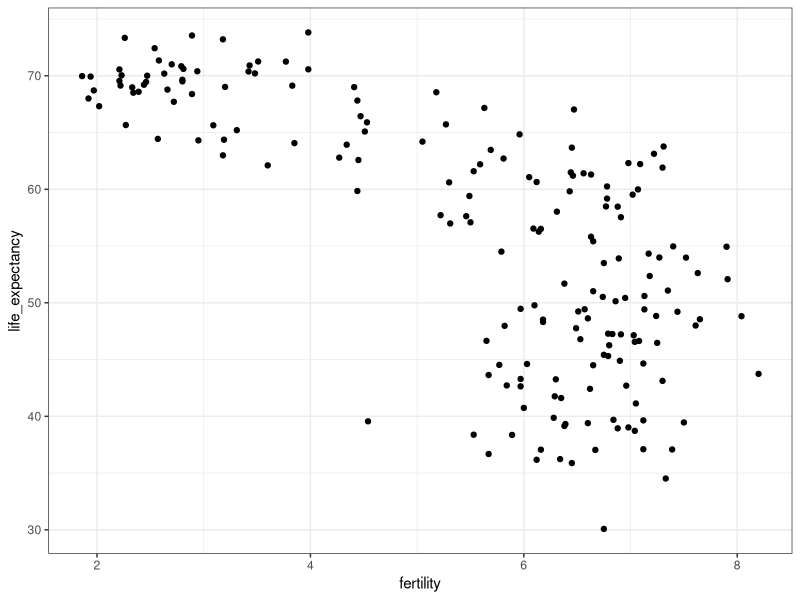
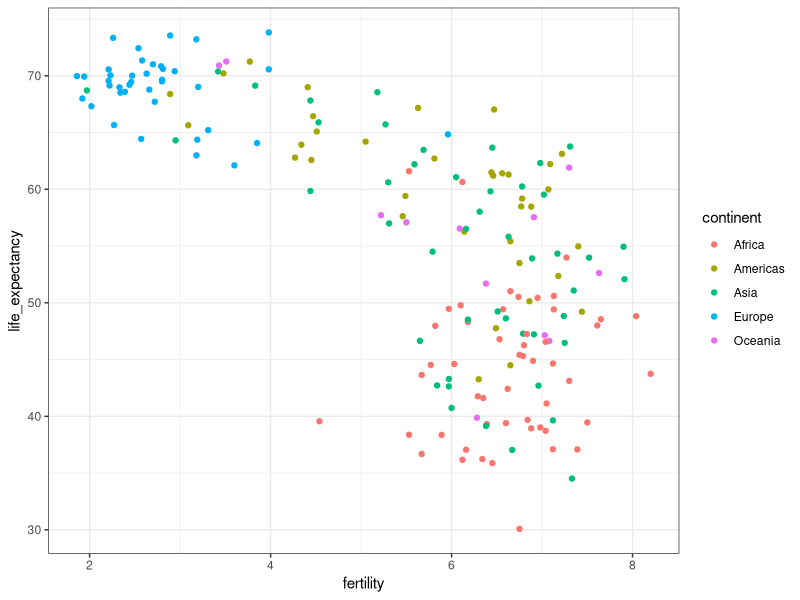
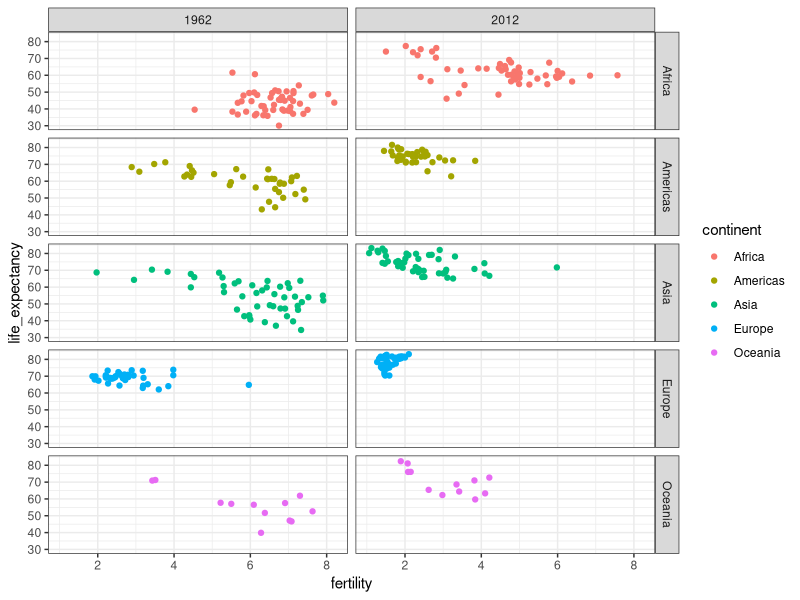
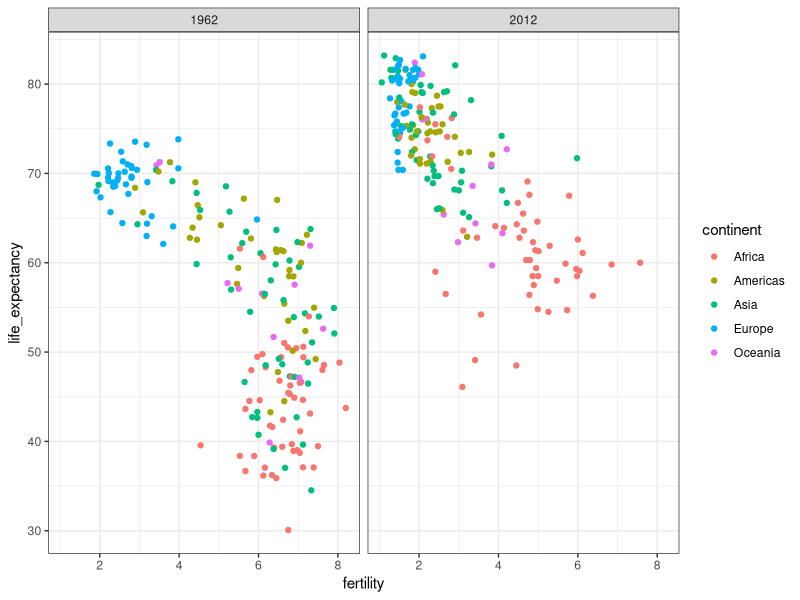
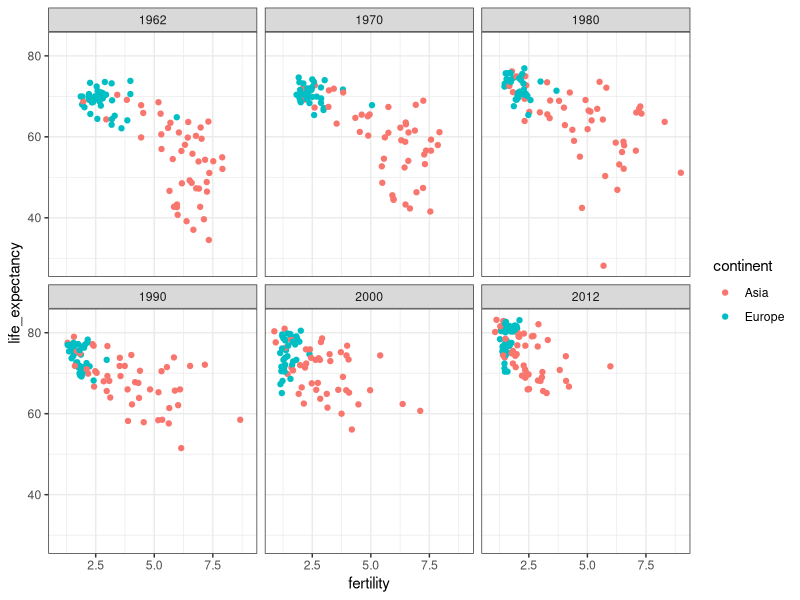
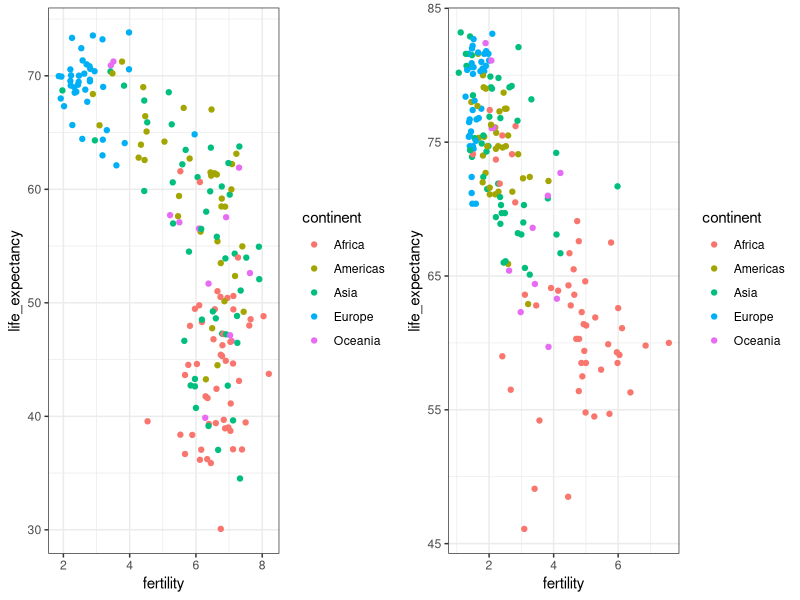
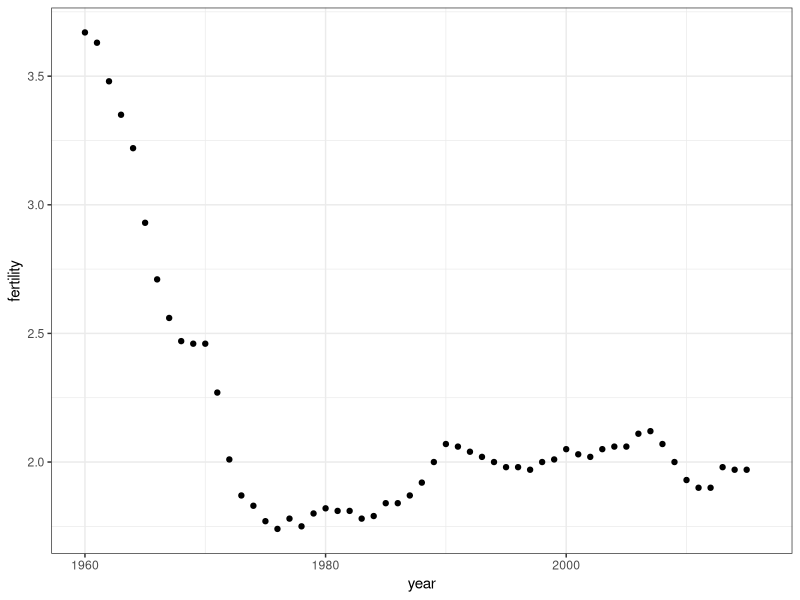
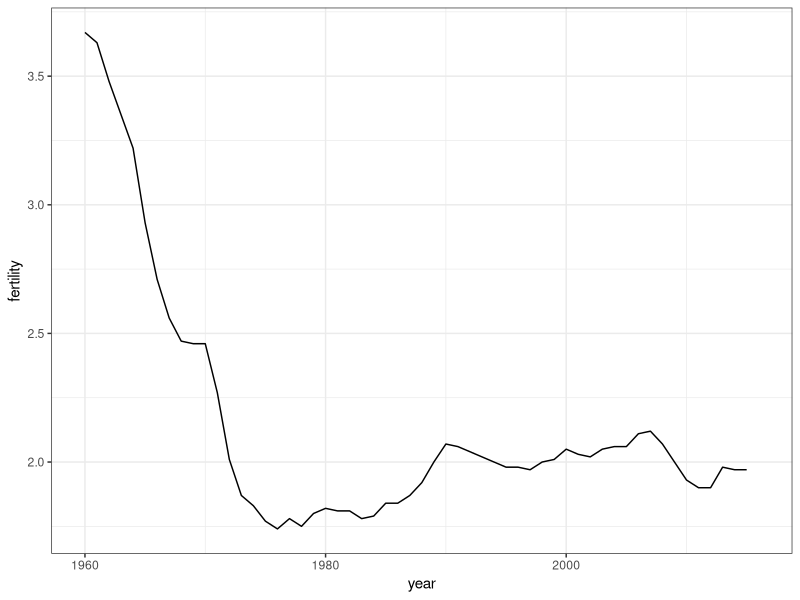

These charts were generated, in order, by the following R code:
## ---- chunk 1
knitr::opts_chunk$set(echo = TRUE)
## ---- chunk 2
library(dslabs)
data(gapminder)
head(gapminder)
## ---- chunk 3
library(tidyverse)
gapminder %>% filter(year == 2015 & country %in% c("Sri Lanka","Turkey")) %>% 
              select(country, infant_mortality)
## ---- chunk 4
comp_table <- tibble(comparison = rep(1:5, each = 2),
              country = c("Sri Lanka", "Turkey", "Poland", "South Korea", "Malaysia", "Russia", "Pakistan","Vietnam","Thailand","South Africa"))

tmp <- gapminder %>% filter(year == 2015) %>% 
                     select(country, infant_mortality) %>% 
                     mutate(country = as.character(country)) ##to match characters to characters
  
tab <- inner_join(comp_table, tmp, by = "country") %>% select(-comparison)
  
bind_cols(slice(tab,seq(1,9,2)), slice(tab,seq(2,10,2))) %>% knitr::kable(col.names = c('Country_1', 'Infant_Mortality_1', 'Country_2', 'Infant_Mortality_2'))
## ---- chunk 5
ds_theme_set()

filter(gapminder, year == 1962) %>%
  ggplot(aes(fertility, life_expectancy)) +
  geom_point()
## ---- chunk 6
filter(gapminder, year == 1962) %>%
  ggplot(aes(fertility, life_expectancy, color = continent)) +
  geom_point() 
## ---- chunk 7
filter(gapminder, year %in% c(1962, 2012)) %>%
  ggplot(aes(fertility, life_expectancy, color = continent)) +
  geom_point() +
  facet_grid(continent~year)
## ---- chunk 8
filter(gapminder, year %in% c(1962, 2012)) %>%
  ggplot(aes(fertility, life_expectancy, color = continent)) +
  geom_point() +
  facet_grid( . ~ year)
## ---- chunk 9
years <- c(1962, 1970, 1980, 1990, 2000, 2012)
continents <- c("Europe", "Asia")
gapminder %>% 
  filter(year %in% years & continent %in% continents) %>%
  ggplot(aes(fertility, life_expectancy, color = continent)) +
  geom_point() +
  facet_wrap(~year) 
## ---- chunk 10
library(gridExtra)
p1 <- filter(gapminder, year == 1962) %>%
  ggplot(aes(fertility, life_expectancy, col = continent)) +
  geom_point() 
p2 <- filter(gapminder, year == 2012) %>%
  ggplot(aes(fertility, life_expectancy, col = continent)) +
  geom_point() 
grid.arrange(p1, p2, ncol = 2)
## ---- chunk 11
gapminder %>% filter(country == "United States") %>% 
  ggplot(aes(year, fertility)) +
  geom_point()
## ---- chunk 12
gapminder %>% filter(country == "United States") %>% 
  ggplot(aes(year,fertility)) +
  geom_line()
## ---- chunk 13
countries <- c("South Korea", "Germany")
gapminder %>% filter(country %in% countries) %>% 
  ggplot(aes(year,fertility)) +
  geom_line()
## ---- chunk 14
countries <- c("South Korea", "Germany")
gapminder %>% filter(country %in% countries) %>% 
  ggplot(aes(year, fertility, group = country)) +
  geom_line()
## ---- chunk 15
countries <- c("South Korea", "Germany")
gapminder %>% filter(country %in% countries) %>% 
  ggplot(aes(year,fertility, color = country)) +
  geom_line()
## ---- chunk 16
labels <- data.frame(country = countries, x = c(1975, 1965), y = c(60, 72))

gapminder %>% filter(country %in% countries) %>% 
  ggplot(aes(year, life_expectancy, color = country)) +
  geom_line() +
  geom_text(data = labels, aes(x, y, label = country), size = 5) +
  theme(legend.position = "none")
## ---- chunk 17
gapminder <- gapminder %>% 
  mutate(dollars_per_day = gdp/population/365)
## ---- chunk 18
past_year <- 1970
gapminder %>% 
  filter(year == past_year & !is.na(gdp)) %>%
  ggplot(aes(dollars_per_day)) + 
  geom_histogram(binwidth = 1, color = "black")
## ---- chunk 19
gapminder %>% 
  filter(year == past_year & !is.na(gdp)) %>%
  ggplot(aes(log2(dollars_per_day))) + 
  geom_histogram(binwidth = 1, color = "black")
## ---- chunk 20
gapminder %>% filter(year == past_year) %>%
  ggplot(aes(log10(population))) +
  geom_histogram(binwidth = 0.5, color = "black")
## ---- chunk 21
gapminder %>% 
  filter(year == past_year & !is.na(gdp)) %>%
  ggplot(aes(dollars_per_day)) + 
  geom_histogram(binwidth = 1, color = "black") +
  scale_x_continuous(trans = "log2")
## ---- chunk 22
length(levels(gapminder$region))
## ---- chunk 23
p <- gapminder %>% 
  filter(year == past_year & !is.na(gdp)) %>%
  ggplot(aes(region, dollars_per_day)) 
p + geom_boxplot() 
## ---- chunk 24
p + geom_boxplot() +
  theme(axis.text.x = element_text(angle = 90, hjust = 1))
## ---- chunk 25
fac <- factor(c("Asia", "Asia", "West", "West", "West"))
levels(fac)

value <- c(10, 11, 12, 6, 4)
fac <- reorder(fac, value, FUN = mean)
levels(fac)
## ---- chunk 26
p <- gapminder %>% 
  filter(year == past_year & !is.na(gdp)) %>%
  mutate(region = reorder(region, dollars_per_day, FUN = median)) %>%
  ggplot(aes(region, dollars_per_day, fill = continent)) +
  geom_boxplot() +
  theme(axis.text.x = element_text(angle = 90, hjust = 1)) +
  xlab("")
p
## ---- chunk 27
p + scale_y_continuous(trans = "log2")
## ---- chunk 28
p + scale_y_continuous(trans = "log2") + geom_point(show.legend = FALSE) 
## ---- chunk 29
west <- c("Western Europe","Northern Europe","Southern Europe",
          "Northern America","Australia and New Zealand")
## ---- chunk 30
gapminder %>% 
  filter(year == past_year & !is.na(gdp)) %>%
  mutate(group = ifelse(region %in% west, "West", "Developing")) %>%
  ggplot(aes(dollars_per_day)) +
  geom_histogram(binwidth = 1, color = "black") +
  scale_x_continuous(trans = "log2") + 
  facet_grid(. ~ group)
## ---- chunk 31
past_year <- 1970
present_year <- 2010
gapminder %>% 
  filter(year %in% c(past_year, present_year) & !is.na(gdp)) %>%
  mutate(group = ifelse(region %in% west, "West", "Developing")) %>%
  ggplot(aes(dollars_per_day)) +
  geom_histogram(binwidth = 1, color = "black") +
  scale_x_continuous(trans = "log2") + 
  facet_grid(year ~ group)
## ---- chunk 32
country_list_1 <- gapminder %>% 
  filter(year == past_year & !is.na(dollars_per_day)) %>% .$country

country_list_2 <- gapminder %>% 
  filter(year == present_year & !is.na(dollars_per_day)) %>% .$country
      
country_list <- intersect(country_list_1, country_list_2)
## ---- chunk 33
gapminder %>% 
  filter(year %in% c(past_year, present_year) & country %in% country_list) %>%
  mutate(group = ifelse(region %in% west, "West", "Developing")) %>%
  ggplot(aes(dollars_per_day)) +
  geom_histogram(binwidth = 1, color = "black") +
  scale_x_continuous(trans = "log2") + 
  facet_grid(year ~ group)
## ---- chunk 34
p <- gapminder %>% 
  filter(year %in% c(past_year, present_year) & country %in% country_list) %>%
  mutate(region = reorder(region, dollars_per_day, FUN = median)) %>%
  ggplot() +
  theme(axis.text.x = element_text(angle = 90, hjust = 1)) +
  xlab("") +
  scale_y_continuous(trans = "log2")  
## ---- chunk 35
p + geom_boxplot(aes(region, dollars_per_day, fill = continent)) +
  facet_grid(year~.)
## ---- chunk 36
p + geom_boxplot(aes(region, dollars_per_day, fill = factor(year)))
## ---- chunk 37
gapminder %>% 
  filter(year %in% c(past_year, present_year) & country %in% country_list) %>%
  mutate(year = ifelse(year == past_year, "past", "present")) %>%
  select(country, region, continent, year, dollars_per_day) %>%
  spread(year, dollars_per_day)  %>%
  mutate(difference = present/past) %>%
  mutate(region = reorder(region, difference, FUN = median)) %>%
  ggplot(aes(region,  difference, fill = factor(continent))) +
  geom_boxplot() + 
  geom_point(show.legend = FALSE) +
  theme(axis.text.x = element_text(angle = 90, hjust = 1)) +
  xlab("") + ylab(paste("Fold Increase Between", past_year, "and", present_year)) +
  scale_y_continuous(trans = "log2")  
## ---- chunk 38
gapminder %>% 
  filter(year %in% c(past_year, present_year) & country %in% country_list) %>%
  ggplot(aes(dollars_per_day)) +
  geom_density(fill = "grey") + 
  scale_x_continuous(trans = "log2") + 
  facet_grid(year~.)
## ---- chunk 39
gapminder %>% 
  filter(year == past_year & country %in% country_list) %>%
  mutate(group = ifelse(region %in% west, "West", "Developing")) %>% group_by(group) %>% 
  summarize(n=n()) %>% knitr::kable()
## ---- chunk 40
gapminder %>% 
  filter(year %in% c(past_year, present_year) & country %in% country_list) %>%
  mutate(group = ifelse(region %in% west, "West", "Developing")) %>%
  ggplot(aes(dollars_per_day, fill = group)) +
  scale_x_continuous(trans = "log2") +
  geom_density(alpha = 0.2) + 
  facet_grid(year ~ .)
## ---- chunk 41
p <- gapminder %>% 
  filter(year %in% c(past_year, present_year) & country %in% country_list) %>%
  mutate(group = ifelse(region %in% west, "West", "Developing")) %>%
  ggplot(aes(dollars_per_day, y = ..count.., fill = group)) +
  scale_x_continuous(trans = "log2")

p + geom_density(alpha = 0.2) + facet_grid(year ~ .)
## ---- chunk 42
p + geom_density(alpha = 0.2, bw = 0.75) + facet_grid(year ~ .)
## ---- chunk 43
gapminder <- gapminder %>% 
  mutate(group = case_when(
    region %in% west ~ "West",
    region %in% c("Eastern Asia", "South-Eastern Asia") ~ "East Asia",
    region %in% c("Caribbean", "Central America", "South America") ~ "Latin America",
    continent == "Africa" & .$region != "Northern Africa" ~ "Sub-Saharan Africa",
    TRUE ~ "Others"))
## ---- chunk 44
gapminder <- gapminder %>% 
  mutate(group = factor(group, levels = c("Others", "Latin America", "East Asia","Sub-Saharan Africa", "West")))
## ---- chunk 45
p <- gapminder %>% 
    filter(year %in% c(past_year, present_year) & country %in% country_list) %>%
  ggplot(aes(dollars_per_day, y = ..count.., fill = group, color = group)) +
  scale_x_continuous(trans = "log2")

p + geom_density(alpha = 0.2, bw = 0.75, size = 2) + facet_grid(year ~ .)
## ---- chunk 46
p + geom_density(alpha = 0.2, bw = 0.75, position = "stack") + facet_grid(year ~ .)
## ---- chunk 47
gapminder %>% 
    filter(year %in% c(past_year, present_year) & country %in% country_list) %>%
  group_by(year) %>%
  mutate(weight = population/sum(population)) %>%
  ungroup() %>%
  ggplot(aes(dollars_per_day, fill = group, weight = weight)) +
  scale_x_continuous(trans = "log2") + 
  geom_density(alpha = 0.2, bw = 0.75, position = "stack") + facet_grid(year ~ .) 
## ---- chunk 48
gapminder <- gapminder %>% 
  mutate(group = case_when(
    region %in% west ~ "The West",
    region %in% "Northern Africa" ~ "Northern Africa",
    region %in% c("Eastern Asia", "South-Eastern Asia") ~ "East Asia",
    region == "Southern Asia"~ "Southern Asia",
    region %in% c("Central America", "South America", "Caribbean") ~ "Latin America",
    continent == "Africa" & .$region != "Northern Africa" ~ "Sub-Saharan Africa",
    region %in% c("Melanesia", "Micronesia", "Polynesia") ~ "Pacific Islands"))
## ---- chunk 49
surv_income <- gapminder %>% 
  filter(year %in% present_year & !is.na(gdp) & !is.na(infant_mortality) & !is.na(group)) %>%
  group_by(group) %>%
  summarize(income = sum(gdp)/sum(population)/365,
            infant_survival_rate = 1-sum(infant_mortality/1000*population)/sum(population)) 

surv_income %>% arrange(income)
## ---- chunk 50
surv_income %>% ggplot(aes(income, infant_survival_rate, label = group, color = group)) +
  scale_x_continuous(trans = "log2", limit = c(0.25, 150)) +
  scale_y_continuous(trans = "logit", limit = c(0.875, .9981), 
                     breaks = c(.85,.90,.95,.99,.995,.998)) +
  geom_label(size = 3, show.legend = FALSE)
## ---- chunk 51
library(ggrepel)
highlight <- c("Sierra Leone", "Mauritius",  "Sudan", "Botswana", "Tunisia",
               "Cambodia","Singapore","Chile", "Haiti", "Bolivia",
               "United States","Sweden", "Angola", "Serbia")

gapminder %>% filter(year %in% present_year & !is.na(gdp) & !is.na(infant_mortality) & !is.na(group) ) %>%
  ggplot(aes(dollars_per_day, 1 - infant_mortality/1000, color = group, label = country)) +
  scale_x_continuous(trans = "log2", limits=c(0.25, 150)) +
  scale_y_continuous(trans = "logit",limit=c(0.875, .9981),
                     breaks=c(.85,.90,.95,.99,.995,.998)) + 
  geom_point(alpha = 0.5, size = 3) +
  geom_text_repel(size = 4, show.legend = FALSE,
    data = filter(gapminder, year %in% present_year & country %in% highlight))
